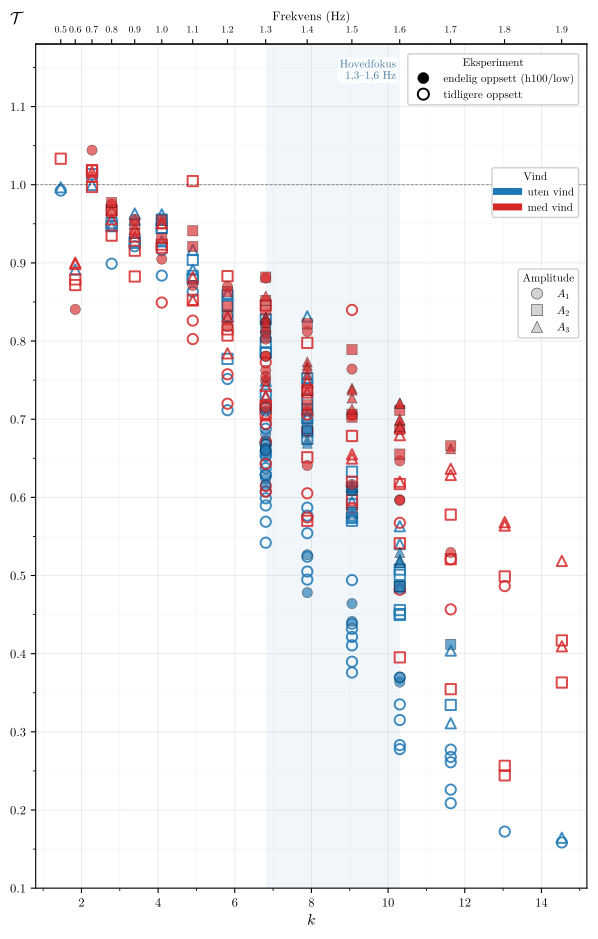

Python code for this plot:
"""
All-data damping scatter (CH05 supplementary)
==============================================

Cross-condition pattern check: OUT/IN(FFT) for every quality-ok,
full-panel wave run across the full experimental record (cond1 h272/high,
cond2 h136/high, cond3 h100/high WRONG, cond4 h100/low — final, plus the
legacy Nov-2025 probe config). The thesis-headline result uses cond4 only
at 1.3–1.6 Hz; this figure shows the broader band so the reader can see
the cond4 cluster in context.

Visual language (matches ch05_damping_freq, ch05_damping_ka):
  - Wind condition  → colour (WIND_COLOR_MAP: blue=no, red=full)
  - Amplitude tier  → marker shape (○ = A1 = 0.1V, □ = A2 = 0.2V, △ = A3 = 0.3V)
  - Hardware        → marker fill (filled = cond4 final, hollow = earlier)

The hardware dimension was the primary colour axis in v1 (5 distinct
colours). v2 (this file, 2026-04-28) downgrades it to a fill modifier —
the canonical cond4 cluster reads as solid colour; earlier hardware reads
as hollow markers in the same wind/amp encoding. The v1 is archived at
    ignore_this_archive/analysis_scratch/all_data_damping_scatter_v1_2026-04-28.{py,pdf,_summary.csv}

Run from repo root:
    conda run -n draumkvedet python analysis_scratch/all_data_damping_scatter.py

Outputs:
    analysis_scratch/all_data_damping_scatter.pdf       (scratch quick-view)
    analysis_scratch/all_data_damping_scatter_summary.csv
    output/FIGURES/ch05_damping_all_data_scatter.pdf    (thesis supplementary)
    output/TEXFIGU/ch05_damping_all_data_scatter.tex    (stub; caption from
                                                         FIGURE_CAPTIONS in
                                                         main_save_figures.py)
"""

import sys
import warnings
from pathlib import Path
import glob

warnings.filterwarnings("ignore")

import numpy as np
import pandas as pd
import matplotlib

matplotlib.use("Agg")
import matplotlib.pyplot as plt
import matplotlib.lines as mlines

BASE = Path(__file__).resolve().parent.parent
sys.path.insert(0, str(BASE))

import os
os.chdir(BASE)

from wavescripts.improved_data_loader import load_analysis_data
from wavescripts.constants import PROBE_HEIGHT_DEFAULT_MM
from wavescripts.plot_utils import (
    freq_to_k, add_freq_axis, WIND_COLOR_MAP, amp_to_label, amp_to_tag,
    apply_thesis_style,
)

# Thesis body font (NewComputerModern OTFs registered via FontManager).
# usetex=False keeps the script fast; mathtext renders math in a CM-compatible
# font that visually matches NCM body text. If true siunitx \unit{\hertz} is
# required later, flip to apply_thesis_style(usetex=True) and add
# r"\usepackage{siunitx}" to text.latex.preamble — slower but literal.
apply_thesis_style()

# ── I/O ────────────────────────────────────────────────────────────────────────
SCRATCH_PDF = Path(__file__).parent / "all_data_damping_scatter.pdf"
SCRATCH_CSV = Path(__file__).parent / "all_data_damping_scatter_summary.csv"

# Thesis outputs — figure_name (== .tex stem == .pdf stem == \label suffix).
THESIS_NAME = "ch05_damping_all_data_scatter"
OUT_PDF  = BASE / "output" / "FIGURES" / f"{THESIS_NAME}.pdf"
OUT_STUB = BASE / "output" / "TEXFIGU" / f"{THESIS_NAME}.tex"
CHAPTER  = "05"

# ── 1. Load everything ─────────────────────────────────────────────────────────
print("1. Loading all processed folders …")
all_dirs = sorted(glob.glob(str(BASE / "waveprocessed" / "PROCESSED-*")))
print(f"   {len(all_dirs)} folders")
meta, _, _, _ = load_analysis_data(*all_dirs, load_processed=False)
print(f"   {len(meta)} total rows")

# ── 2. Classify and filter ─────────────────────────────────────────────────────
def assign_condition(row):
    in_pos = row.get("in_position", None)
    if in_pos == "9373/250":
        return "legacy_nov2025"
    h = row.get("probe_height_mm", PROBE_HEIGHT_DEFAULT_MM)
    r = row.get("probe_range_mode", "high")
    if pd.isna(h):
        h = PROBE_HEIGHT_DEFAULT_MM
    h = int(h)
    if h == 272 and r == "high":
        return "cond1_h272_high"
    if h == 136 and r == "high":
        return "cond2_h136_high"
    if h == 100 and r == "high":
        return "cond3_h100_high_WRONG"
    if h == 100 and r == "low":
        return "cond4_h100_low"
    return "other"

meta["condition"] = meta.apply(assign_condition, axis=1)

wave = meta[
    meta["WaveFrequencyInput [Hz]"].notna()
    & (meta["WaveFrequencyInput [Hz]"] > 0)
    & (meta["PanelCondition"] == "full")
    & (meta["quality_flag"] == "ok")
    & meta["OUT/IN (FFT)"].notna()
].copy()

n_extreme = ((wave["OUT/IN (FFT)"] > 2.0) | (wave["OUT/IN (FFT)"] < 0.1)).sum()
wave_clip = wave[(wave["OUT/IN (FFT)"] <= 2.0) & (wave["OUT/IN (FFT)"] >= 0.1)].copy()
print(f"   {len(wave)} wave/fullpanel/quality=ok runs  ({n_extreme} extreme outliers clipped)")

wave_clip = wave_clip[wave_clip["WindCondition"].isin(["no", "full"])].copy()
print(f"   {len(wave_clip)} after restricting to wind ∈ {{no, full}}")

# Drop the lone 2.0 Hz run (1 fullwind/0.3V) — way out at k≈16, wastes
# horizontal space and not a real cluster.
n_drop_2hz = int((wave_clip["WaveFrequencyInput [Hz]"] >= 2.0).sum())
wave_clip = wave_clip[wave_clip["WaveFrequencyInput [Hz]"] < 2.0].copy()
print(f"   {len(wave_clip)} after dropping {n_drop_2hz} run(s) at f >= 2.0 Hz")

wave_clip["k"] = freq_to_k(wave_clip["WaveFrequencyInput [Hz]"].values)

print("\n2. Counts per condition × wind:")
pivot = wave_clip.groupby(["condition", "WindCondition"]).size().unstack(fill_value=0)
print(pivot.to_string())

# Mark the "is final hardware" flag — used to choose filled vs hollow marker.
FINAL_CONDITION = "cond4_h100_low"
wave_clip["is_final"] = wave_clip["condition"] == FINAL_CONDITION

print("\n   final-vs-earlier hardware split:")
print(wave_clip.groupby(["is_final", "WindCondition"]).size()
                .unstack(fill_value=0).to_string())

# ── 3. Save summary CSV (same fields as v1, plus is_final) ─────────────────────
summary = (wave_clip.groupby(["condition", "is_final", "WindCondition", "PanelCondition"])
                     .agg(n=("path", "count"),
                          freq_min=("WaveFrequencyInput [Hz]", "min"),
                          freq_max=("WaveFrequencyInput [Hz]", "max"),
                          out_in_mean=("OUT/IN (FFT)", "mean"),
                          out_in_std=("OUT/IN (FFT)", "std"))
                     .reset_index())
summary.to_csv(SCRATCH_CSV, index=False)
print(f"\n   Summary → {SCRATCH_CSV.relative_to(BASE)}")

# ── 4. Plot ───────────────────────────────────────────────────────────────────
# Wind condition → colour (thesis-wide WIND_COLOR_MAP).
WIND_LABEL = {"no": "uten vind", "full": "med vind"}

# Amplitude → marker (paddle-voltage → tier shape).
AMP_MARKER = {0.10: "o", 0.20: "s", 0.30: "^"}   # circle / square / triangle
AMP_MARKER_DEFAULT = "X"                          # any unexpected V (e.g. 0.6)
MARKER_SIZE = 55                                  # constant — shape carries the info

# Final-vs-earlier hardware → fill style.
#   final (cond4):  fully filled with the wind colour (edge slightly darker)
#   earlier:        hollow (facecolor='none'), edge in the wind colour
ALPHA_FILLED  = 0.65
ALPHA_HOLLOW  = 0.85
EDGE_LW_FILLED = 0.3
EDGE_LW_HOLLOW = 1.4


def _round_amp(v):
    return round(float(v), 2)


# A4 portrait, 1-inch margins → text width 6.27 in, text height 9.69 in.
# 6.27 × 9.5 fills the page with room for caption (~0.2 in residual).
fig, ax = plt.subplots(figsize=(6.27, 9.5))

# Plot order: earlier hardware first (so the more-numerous final cond4
# markers paint over them — keeps the canonical data on top).
for is_final in [False, True]:
    sub_h = wave_clip[wave_clip["is_final"] == is_final]
    if sub_h.empty:
        continue
    for wind, color in [("no", WIND_COLOR_MAP["no"]),
                        ("full", WIND_COLOR_MAP["full"])]:
        for amp_v, marker in AMP_MARKER.items():
            s = sub_h[(sub_h["WindCondition"] == wind)
                      & (sub_h["WaveAmplitudeInput [Volt]"].apply(_round_amp) == amp_v)]
            if s.empty:
                continue
            if is_final:
                fc = color
                ec = "black"
                lw = EDGE_LW_FILLED
                a  = ALPHA_FILLED
            else:
                fc = "none"
                ec = color
                lw = EDGE_LW_HOLLOW
                a  = ALPHA_HOLLOW
            ax.scatter(
                s["k"], s["OUT/IN (FFT)"],
                facecolors=fc,
                edgecolors=ec,
                marker=marker,
                s=MARKER_SIZE,
                linewidths=lw,
                alpha=a,
                zorder=3 if is_final else 2,
            )

# Catch-all for amplitudes outside {0.1, 0.2, 0.3} (rare — 0.6 V if any).
_recognised_amps = set(AMP_MARKER.keys())
unknown = wave_clip[~wave_clip["WaveAmplitudeInput [Volt]"]
                    .apply(_round_amp).isin(_recognised_amps)]
if not unknown.empty:
    print(f"   note: {len(unknown)} runs with amp ∉ {{0.1, 0.2, 0.3}} V "
          f"plotted as marker '{AMP_MARKER_DEFAULT}'")
    for is_final in [False, True]:
        u = unknown[unknown["is_final"] == is_final]
        if u.empty: continue
        for wind, color in [("no", WIND_COLOR_MAP["no"]),
                            ("full", WIND_COLOR_MAP["full"])]:
            uw = u[u["WindCondition"] == wind]
            if uw.empty: continue
            ax.scatter(uw["k"], uw["OUT/IN (FFT)"],
                       facecolors=(color if is_final else "none"),
                       edgecolors=("black" if is_final else color),
                       marker=AMP_MARKER_DEFAULT,
                       s=MARKER_SIZE,
                       linewidths=(EDGE_LW_FILLED if is_final else EDGE_LW_HOLLOW),
                       alpha=(ALPHA_FILLED if is_final else ALPHA_HOLLOW),
                       zorder=3 if is_final else 2)

# Thesis-scope band (1.3–1.6 Hz) → light blue axvspan in k-space.
thesis_k_lo = float(freq_to_k(np.array([1.3]))[0])
thesis_k_hi = float(freq_to_k(np.array([1.6]))[0])
ax.axvspan(thesis_k_lo, thesis_k_hi,
           color=WIND_COLOR_MAP["no"], alpha=0.07, lw=0, zorder=1)
ax.text(thesis_k_hi - 0.1, 1.16,
        "Hovedfokus\n1,3–1,6 Hz", ha="right", va="top",
        fontsize=8, color="#1F618D", alpha=0.85,
        bbox=dict(boxstyle="round,pad=0.2",
                  facecolor="white", alpha=0.75, edgecolor="none"))

ax.axhline(1.0, color="black", lw=0.6, ls="--", alpha=0.5)
ax.set_xlabel("$k$", fontsize=11)
ax.set_ylabel(r"$\mathcal{T}$", fontsize=12,
              rotation=0, ha="left", va="bottom")

# Grid: majors + minors (denser y-grid since the figure is now tall and the
# story is mostly along y).
from matplotlib.ticker import MultipleLocator
ax.yaxis.set_major_locator(MultipleLocator(0.1))
ax.yaxis.set_minor_locator(MultipleLocator(0.05))
ax.xaxis.set_minor_locator(MultipleLocator(1.0))   # majors stay default (~5)
ax.grid(which="major", alpha=0.30, lw=0.6)
ax.grid(which="minor", alpha=0.15, lw=0.4)

# Cap at 1.18 — squeezes the dense middle band into more vertical space.
# Points above 1.18 are wind-contamination / low-SNR artefacts (CLAUDE.md §16),
# not informative for the cross-condition pattern check.
ax.set_ylim(0.1, 1.18)

# Top axis: every frequency that actually appears in the dataset, as ticks
# (instead of the default sparse "every 0.5 Hz" labels).
secax = add_freq_axis(ax)
secax.set_xlabel(r"Frekvens (Hz)", fontsize=9)   # Norwegian; siunitx-style
                                                 # \unit{\hertz} would need
                                                 # text.usetex=True.
_used_freqs = sorted(wave_clip["WaveFrequencyInput [Hz]"].unique())
secax.set_xticks(_used_freqs)
secax.set_xticklabels([f"{f:.1f}" for f in _used_freqs])
secax.tick_params(labelsize=7)

# ── Legend ────────────────────────────────────────────────────────────────────
# Three small legends, one per dimension.
wind_handles = [
    mlines.Line2D([], [], color=WIND_COLOR_MAP[w],
                  linestyle="-", linewidth=5,
                  label=WIND_LABEL[w])
    for w in ["no", "full"]
]
amp_handles = [
    mlines.Line2D([], [], color="black",
                  marker=AMP_MARKER[v], linestyle="None", markersize=8,
                  markerfacecolor="lightgray", markeredgecolor="black",
                  markeredgewidth=0.3,
                  label=amp_to_label(v))
    for v in (0.10, 0.20, 0.30)
]
hardware_handles = [
    mlines.Line2D([], [], color="black",
                  marker="o", linestyle="None", markersize=8,
                  markerfacecolor="black", markeredgecolor="black",
                  markeredgewidth=0.3,
                  label="endelig oppsett (h100/low)"),
    mlines.Line2D([], [], color="black",
                  marker="o", linestyle="None", markersize=8,
                  markerfacecolor="none", markeredgecolor="black",
                  markeredgewidth=1.4,
                  label="tidligere oppsett"),
]

# Layout: all three legends stacked along the right edge, top → bottom:
#   Probeinnstillinger  (hardware fill, 2 entries)
#   Vind                (wind colour, 2 entries)
#   Amplitude           (marker shape, 3 entries)
# y-anchors are in axes-fraction; tweak if boxes overlap or there's a gap.
leg_hw = ax.legend(handles=hardware_handles, loc="upper right",
                   bbox_to_anchor=(0.995, 0.995),
                   fontsize=8, framealpha=0.92,
                   title="Eksperiment", title_fontsize=8)
ax.add_artist(leg_hw)

leg_w = ax.legend(handles=wind_handles, loc="upper right",
                  bbox_to_anchor=(0.995, 0.86),
                  fontsize=8, framealpha=0.92,
                  title="Vind", title_fontsize=8)
ax.add_artist(leg_w)

ax.legend(handles=amp_handles, loc="upper right",
          bbox_to_anchor=(0.995, 0.74),
          fontsize=8, framealpha=0.92,
          title="Amplitude", title_fontsize=8)

# In-figure subtitle removed by request — counts (n_total, n_final, etc.)
# go into the caption manually. Print them here so they're easy to copy.
n_total = len(wave_clip)
n_final = int(wave_clip["is_final"].sum())
print(f"\n   For caption use:  n = {n_total} kjøringer  "
      f"({n_final} fra endelig oppsett, "
      f"{n_total - n_final} fra tidligere oppsett).")

fig.subplots_adjust(left=0.10, right=0.98, top=0.95, bottom=0.06)

# Horizontal y-axis label aligned with the leftmost edge of the y-tick labels —
# mirrors ch04_plateau_overview / ch04_inspirational convention. Maximises the
# horizontal plotting area by killing the rotated side label.
fig.canvas.draw()
_renderer = fig.canvas.get_renderer()
_ticks = [t for t in ax.yaxis.get_ticklabels()
          if t.get_visible() and t.get_text().strip()]
if _ticks:
    _left_disp = min(t.get_window_extent(renderer=_renderer).x0 for t in _ticks)
    _x_axes = ax.transAxes.inverted().transform((_left_disp, 0))[0]
    ax.yaxis.set_label_coords(_x_axes, 1.02)

# ── 5. Save ────────────────────────────────────────────────────────────────────
print("\n3. Saving figure …")
SCRATCH_PDF.parent.mkdir(parents=True, exist_ok=True)
OUT_PDF.parent.mkdir(parents=True, exist_ok=True)
OUT_STUB.parent.mkdir(parents=True, exist_ok=True)

fig.savefig(SCRATCH_PDF, bbox_inches="tight")
print(f"   Saved → {SCRATCH_PDF.relative_to(BASE)}")
fig.savefig(OUT_PDF, bbox_inches="tight")
print(f"   Saved → {OUT_PDF.relative_to(BASE)}")

# ── 6. TEXFIGU stub ───────────────────────────────────────────────────────────
# Caption text is sourced from FIGURE_CAPTIONS / FIGURE_CAPTIONS_SHORT in
# main_save_figures.py via output/.figure_captions.json — no caption is
# passed in meta here. force=True (default in pu.write_figure_stub) rewrites
# the stub body on every regen so the latest authored caption lands.
import wavescripts.plot_utils as pu
pu.ACTIVE_DATASETS = [Path(d).name for d in all_dirs]

_meta_stub = pu.build_fig_meta(
    {
        "filters": {
            "PanelCondition":   "full",
            "WindCondition":    "no, full",
            "quality_flag":     "ok",
        },
        "plotting": {"figure_name": THESIS_NAME},
    },
    chapter=CHAPTER,
    extra={"script": "analysis_scratch/all_data_damping_scatter.py"},
    computed_in=("analysis_scratch/all_data_damping_scatter.py "
                 "(cross-condition supplementary scatter)"),
    data_class="DELEG",
    findings_doc=None,
    fft_window_hz=0.1,
    extra_params=(
        f"all PROCESSED-* folders ({len(all_dirs)}). "
        f"Filter: wave runs (WaveFrequencyInput > 0), full panel, quality_flag=ok, "
        f"OUT/IN(FFT) ∈ [0.1, 2.0], wind ∈ {{no, full}}, freq < 2.0 Hz. "
        f"Encoding: wind → colour (WIND_COLOR_MAP), amplitude → marker shape "
        f"(○=A1, □=A2, △=A3), hardware → fill (filled = cond4 final, "
        f"hollow = earlier). Y-axis capped at 1.18 — points above are "
        f"wind-contamination / low-SNR artefacts (CLAUDE.md §16). "
        f"Top axis: every used frequency (15 ticks, 0.5–1.9 Hz). "
        f"Body font: NewComputerModern10 via apply_thesis_style()."
    ),
    extra_stats={
        "n_total":           len(wave_clip),
        "n_final_cond4":     n_final,
        "n_earlier_hw":      len(wave_clip) - n_final,
        "n_extreme_clipped": int(n_extreme),
        "n_drop_2hz":        int(n_drop_2hz),
        "freq_min":          float(wave_clip["WaveFrequencyInput [Hz]"].min()),
        "freq_max":          float(wave_clip["WaveFrequencyInput [Hz]"].max()),
        "k_min":             float(wave_clip["k"].min()),
        "k_max":             float(wave_clip["k"].max()),
    },
)
pu.write_figure_stub(_meta_stub, plot_type="damping_all_data_scatter",
                     subfig_filenames=[THESIS_NAME])
print(f"   Stub → {OUT_STUB.relative_to(BASE)}")

print("\nDone.")
